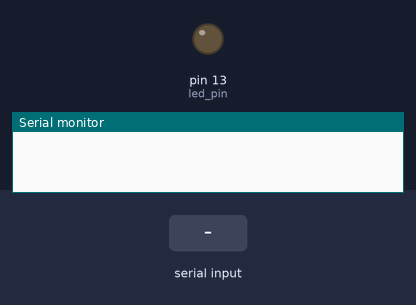
Recording of a sketch running on a simulated Arduino Uno, built with avr-gcc and run on an emulated ATmega328P. Shown: output pins drawn as LEDs (lit = HIGH), the last lines printed to the serial monitor. Dashed ring = blinking. The test bench sets the inputs (shaded band).

Above: at 1.2 s.
1.3 s: "b" received over Serial
At 2.2 s:
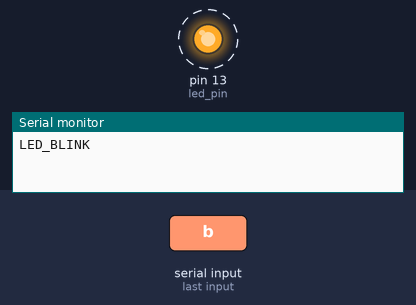
4.3 s: "u" received over Serial
At 4.6 s:
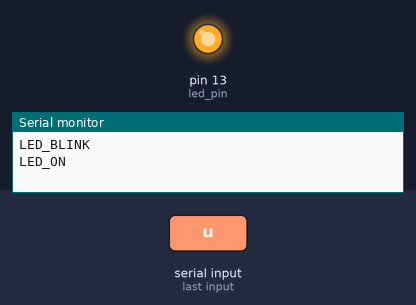
5.8 s: "d" received over Serial
At 6.9 s:
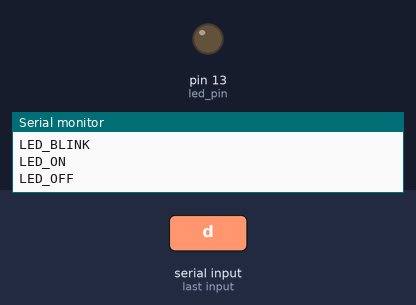
Timing chart, 0 to 8.8 s (numbered marks = the images above; inputs shaded):
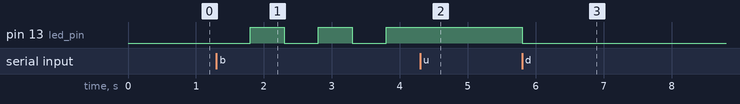

Measured:
- after the input at 1.3 s, pin 13 (led_pin): alternates HIGH for 0.50 s and LOW for 0.50 s, starting after 0.50 s
- after the input at 4.3 s, pin 13 (led_pin): stays HIGH (without the input it goes to LOW after 0.00 s)
- after the input at 5.8 s, pin 13 (led_pin): HIGH → LOW at once

The sketch:

actuator_mcu.ino
```cpp
const int led_pin = LED_BUILTIN;
bool blinking = false;
unsigned long blinkInterval = 500;
unsigned long lastBlink = 0;
bool ledState = false;

void setup() {
  pinMode(led_pin, OUTPUT);
  Serial.begin(9600);
}

void loop() {
  if (Serial.available() > 0) {
    char cmd = Serial.read();
    if (cmd == 'u') {
      blinking = false;
      digitalWrite(led_pin, HIGH);
      Serial.println("LED_ON");
    } else if (cmd == 'd') {
      blinking = false;
      digitalWrite(led_pin, LOW);
      Serial.println("LED_OFF");
    } else if (cmd == 'b') {
      blinking = true;
      lastBlink = millis();
      Serial.println("LED_BLINK");
    }
  }

  if (blinking) {
    unsigned long now = millis();
    if (now - lastBlink >= blinkInterval) {
      ledState = !ledState;
      digitalWrite(led_pin, ledState ? HIGH : LOW);
      lastBlink = now;
    }
  }
}
```
